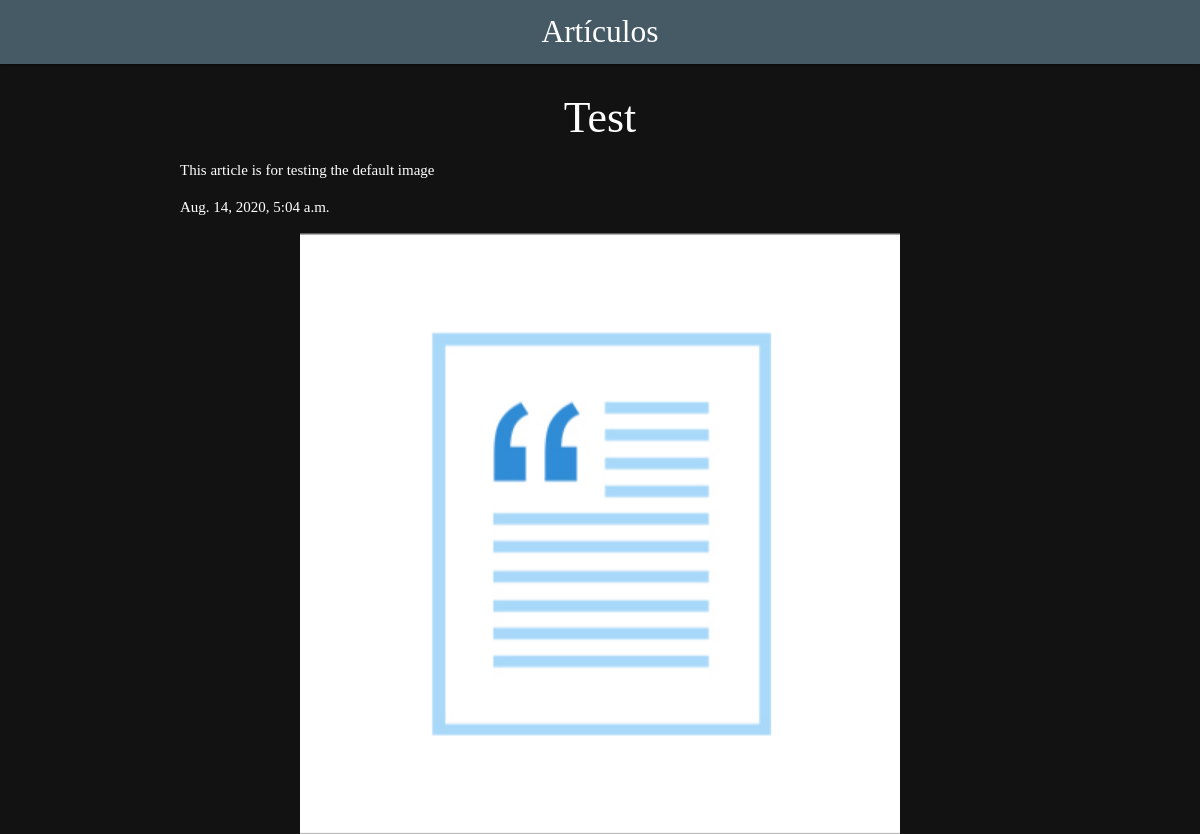
/articles/testing/, run on the app's committed database.
### articles/models.py (models this page shows, shortened)
class Articles(models.Model):
    title = models.CharField(max_length=100)
    content = models.TextField(max_length=1000)
    slug = models.SlugField(max_length=40)
    date = models.DateTimeField(auto_now_add=True)
    thumbnail = models.ImageField(default='article-logo.jpg', blank=True)

### articles/views.py (the view)
# urls.py: re_path(r'^(?P<slug>[\w-]+)/$', views.articles_detail, name='detail'),
def articles_detail(request, slug):
    article = Articles.objects.get(slug=slug)
    return render(request, 'articles/article_details.html', { 'article':article })

### articles/templates/articles/article_details.html
{% extends 'base_layout.html' %}
{% block content %}
<div class="container article-text">
  <h3 class="center-align">{{ article.title }}</h3>
  <p>{{ article.content }}</p>
  <p>{{ article.date }}</p>
</div>
<img class="materialboxed article-img" src="{{ article.thumbnail.url }}">
{% endblock %}

### assets/styles.css (style rules this page uses)
body { font-family: Ubuntu; background-color: #121212; }
.article-text { text-align: justify; color: white; }
.article-img { display: block; margin-left: auto; margin-right: auto; width: 50%; }

### data on the page
Articles: title "Test", content "This article is for testing the default image", date "Aug. 14, 2020, 5:04 a.m.", thumbnail (picture)
